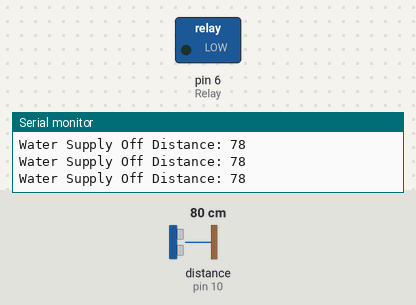
Bench run of a sketch on a simulated Arduino Uno, built with avr-gcc and run on an emulated ATmega328P. Parts: switched loads named in the sketch (green lamp = pin HIGH), the last lines printed to the serial monitor. Wiring (inferred from the names in the program): ultrasonic range finder: trigger pin 9; echo pin 10. The test bench sets the inputs (shaded band); at power-on: distance to the obstacle (sensor on pin 10) 80 cm. The echo pulse lasts 58.3 µs per cm; pins used as bus, display or sensor lines are not drawn.

Above: at 1.2 s.
1.3 s: distance to the obstacle (sensor on pin 10) set to 13 cm
4.3 s: distance to the obstacle (sensor on pin 10) set to 10 cm
At 5.7 s:
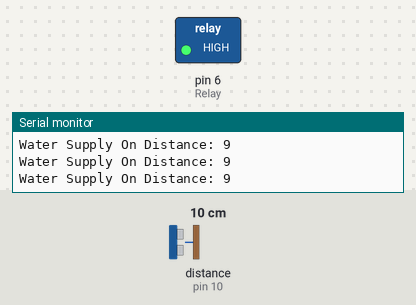
Timing chart, 0 to 7.3 s (numbered marks = the images above; inputs shaded):
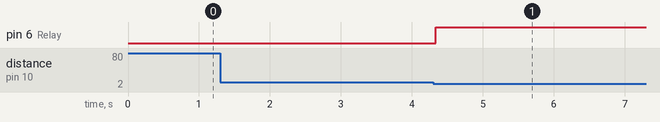

The sketch:

ultrlsoncs_snsor.ino
```cpp
// defines pins numbers
const int trigPin = 9;
const int echoPin = 10;
int Relay=6;

// defines variables
long duration;
int distance;

void setup() {
pinMode(trigPin, OUTPUT); // Sets the trigPin as an Output
pinMode(echoPin, INPUT); // Sets the echoPin as an Input
pinMode(Relay, OUTPUT);
digitalWrite(Relay,LOW);
Serial.begin(9600); // Starts the serial communication
}

void loop() {
// Clears the trigPin
digitalWrite(trigPin, LOW);
delayMicroseconds(2);

// Sets the trigPin on HIGH state for 10 micro seconds
digitalWrite(trigPin, HIGH);
delayMicroseconds(10);
digitalWrite(trigPin, LOW);

// Reads the echoPin, returns the sound wave travel time in microseconds
duration = pulseIn(echoPin, HIGH);

// Calculating the distance
distance= duration*0.034/2;

// Prints the distance on the Serial Monitor
Serial.print("Distance: ");
Serial.println(distance);
if(distance<=10)
{
  digitalWrite(Relay,HIGH);
  Serial.print("Water Supply On ");
  }
  else{
    digitalWrite(Relay,LOW);
  Serial.print("Water Supply Off ");
    }
}
```

Measured:
- the behaviour switches between 12 and 11 cm on distance to the obstacle (sensor on pin 10) (found by bisection; images 0 and 1)
- after the input at 4.3 s, pin 6 (Relay): LOW → HIGH at once
